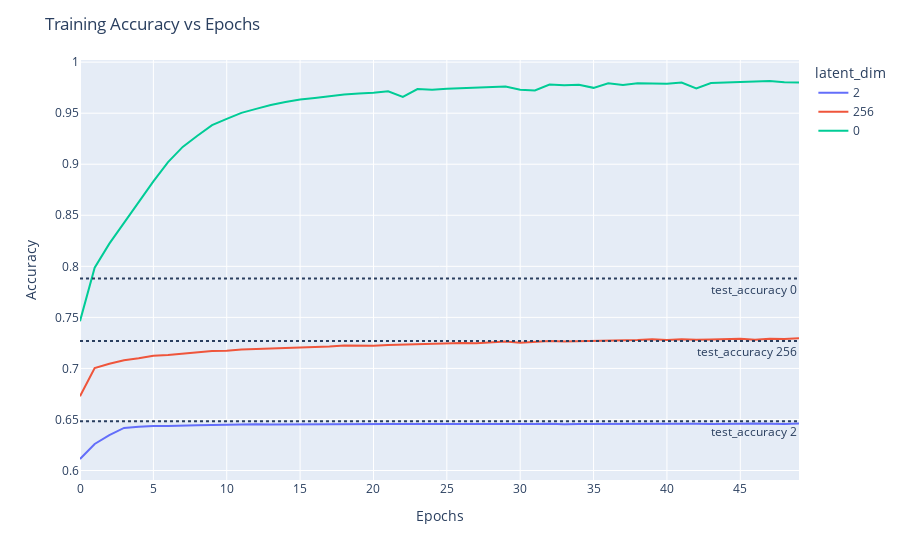

Notebook code cell kept with this figure:
### Code cell
df_overall
df_last = df_overall.groupby("latent_dim", dropna=False).tail(1)
df_last

# train accuracies with test accuracies as horizontal lines
fig = px.line(df_overall, x=df_overall.index, y="train_accuracy", color="latent_dim")
fig.add_hline(y=df_last["test_accuracy"].values[0], line_dash="dot", annotation_text="test_accuracy 2", annotation_position="bottom right")
fig.add_hline(y=df_last["test_accuracy"].values[1], line_dash="dot", annotation_text="test_accuracy 256", annotation_position="bottom right")
fig.add_hline(y=df_last["test_accuracy"].values[2], line_dash="dot", annotation_text="test_accuracy 0", annotation_position="bottom right")

fig.update_layout(
    title="Training Accuracy vs Epochs",
    xaxis_title="Epochs",
    yaxis_title="Accuracy",
)
fig.show()
fig.write_image(FIGURE_DIR + "training_accuracy_vs_epochs.png")

### Figure 1 — Plotly figure (JSON) as saved in the notebook; plotly's stock layout.template omitted (floating-point values rounded to 4 significant figures)
{"data": [{"hovertemplate": "latent_dim=2<br>index=%{x}<br>train_accuracy=%{y}<extra></extra>", "legendgroup": "2", "line": {"color": "#636efa", "dash": "solid"}, "marker": {"symbol": "circle"}, "mode": "lines", "name": "2", "orientation": "v", "showlegend": true, "type": "scatter", "x": [0, 1, 2, 3, 4, 5, 6, 7, 8, 9, 10, 11, 12, 13, 14, 15, 16, 17, 18, 19, 20, 21, 22, 23, 24, 25, 26, 27, 28, 29, 30, 31, 32, 33, 34, 35, 36, 37, 38, 39, 40, 41, 42, 43, 44, 45, 46, 47, 48, 49], "xaxis": "x", "y": [0.6113, 0.626, 0.6347, 0.6417, 0.6429, 0.6437, 0.6435, 0.6443, 0.6444, 0.6445, 0.6449, 0.6449, 0.6454, 0.6451, 0.6452, 0.6451, 0.6449, 0.6454, 0.6451, 0.6456, 0.6454, 0.6455, 0.6455, 0.6456, 0.6456, 0.6457, 0.6456, 0.6456, 0.6455, 0.6456, 0.6453, 0.6455, 0.6457, 0.6452, 0.6456, 0.6457, 0.6458, 0.6455, 0.6453, 0.6456, 0.6456, 0.6458, 0.6458, 0.6456, 0.6455, 0.6458, 0.6461, 0.6456, 0.6455, 0.6461], "yaxis": "y"}, {"hovertemplate": "latent_dim=256<br>index=%{x}<br>train_accuracy=%{y}<extra></extra>", "legendgroup": "256", "line": {"color": "#EF553B", "dash": "solid"}, "marker": {"symbol": "circle"}, "mode": "lines", "name": "256", "orientation": "v", "showlegend": true, "type": "scatter", "x": [0, 1, 2, 3, 4, 5, 6, 7, 8, 9, 10, 11, 12, 13, 14, 15, 16, 17, 18, 19, 20, 21, 22, 23, 24, 25, 26, 27, 28, 29, 30, 31, 32, 33, 34, 35, 36, 37, 38, 39, 40, 41, 42, 43, 44, 45, 46, 47, 48, 49], "xaxis": "x", "y": [0.6727, 0.7003, 0.7046, 0.708, 0.7099, 0.7124, 0.7132, 0.7146, 0.7153, 0.717, 0.7172, 0.7185, 0.719, 0.7194, 0.7195, 0.7205, 0.721, 0.7215, 0.7225, 0.7224, 0.7222, 0.7229, 0.7234, 0.7238, 0.7246, 0.7246, 0.7248, 0.7246, 0.7256, 0.7263, 0.7252, 0.7257, 0.7268, 0.7262, 0.7266, 0.7271, 0.7268, 0.7278, 0.7278, 0.7287, 0.7279, 0.7285, 0.728, 0.7284, 0.729, 0.729, 0.728, 0.7291, 0.7289, 0.7295], "yaxis": "y"}, {"hovertemplate": "latent_dim=0<br>index=%{x}<br>train_accuracy=%{y}<extra></extra>", "legendgroup": "0", "line": {"color": "#00cc96", "dash": "solid"}, "marker": {"symbol": "circle"}, "mode": "lines", "name": "0", "orientation": "v", "showlegend": true, "type": "scatter", "x": [0, 1, 2, 3, 4, 5, 6, 7, 8, 9, 10, 11, 12, 13, 14, 15, 16, 17, 18, 19, 20, 21, 22, 23, 24, 25, 26, 27, 28, 29, 30, 31, 32, 33, 34, 35, 36, 37, 38, 39, 40, 41, 42, 43, 44, 45, 46, 47, 48, 49], "xaxis": "x", "y": [0.7463, 0.7986, 0.8222, 0.8424, 0.8634, 0.8831, 0.902, 0.917, 0.9279, 0.9383, 0.9444, 0.9504, 0.9542, 0.958, 0.9609, 0.9634, 0.9649, 0.9668, 0.9682, 0.9694, 0.9699, 0.9715, 0.966, 0.9736, 0.9731, 0.974, 0.9747, 0.9749, 0.976, 0.9761, 0.9729, 0.9723, 0.978, 0.9773, 0.9779, 0.9748, 0.9794, 0.9776, 0.9793, 0.9791, 0.9789, 0.98, 0.9743, 0.9796, 0.9801, 0.98, 0.9805, 0.9815, 0.9802, 0.98], "yaxis": "y"}], "layout": {"annotations": [{"showarrow": false, "text": "test_accuracy 2", "x": 1, "xanchor": "right", "xref": "x domain", "y": 0.6482, "yanchor": "top", "yref": "y"}, {"showarrow": false, "text": "test_accuracy 256", "x": 1, "xanchor": "right", "xref": "x domain", "y": 0.727, "yanchor": "top", "yref": "y"}, {"showarrow": false, "text": "test_accuracy 0", "x": 1, "xanchor": "right", "xref": "x domain", "y": 0.788, "yanchor": "top", "yref": "y"}], "legend": {"title": {"text": "latent_dim"}, "tracegroupgap": 0}, "margin": {"t": 60}, "shapes": [{"line": {"dash": "dot"}, "type": "line", "x0": 0, "x1": 1, "xref": "x domain", "y0": 0.6482, "y1": 0.6482, "yref": "y"}, {"line": {"dash": "dot"}, "type": "line", "x0": 0, "x1": 1, "xref": "x domain", "y0": 0.727, "y1": 0.727, "yref": "y"}, {"line": {"dash": "dot"}, "type": "line", "x0": 0, "x1": 1, "xref": "x domain", "y0": 0.788, "y1": 0.788, "yref": "y"}], "title": {"text": "Training Accuracy vs Epochs"}, "xaxis": {"anchor": "y", "domain": [0, 1], "title": {"text": "Epochs"}}, "yaxis": {"anchor": "x", "domain": [0, 1], "title": {"text": "Accuracy"}}}}
